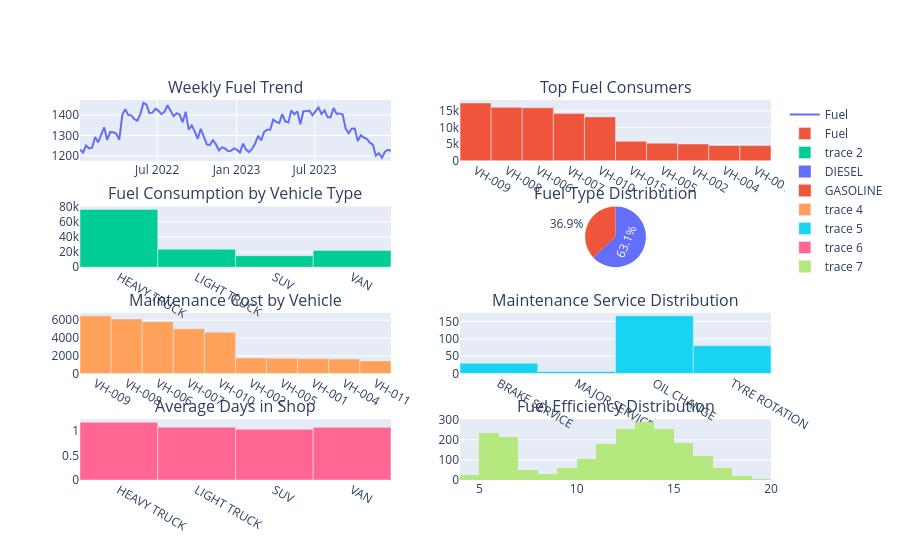

Here is the notebook cell this chart was saved with:
### Code cell
fig.add_trace(

    go.Histogram(

        x=fuel["km_per_gallon"],

        nbinsx=20

    ),

    row=4,
    col=2

)
